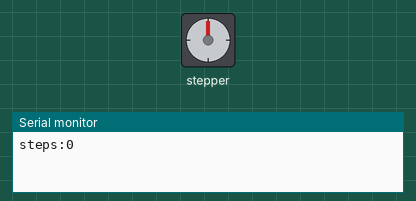
Simulated run of this sketch. Board: Arduino Uno, built with avr-gcc and run on an emulated ATmega328P. Shown: stepper motor, the last lines printed to the serial monitor. Stepper angles assume 2048 steps per turn.

Above: at 0.1 s.
At 10.8 s:
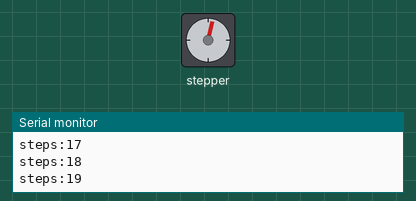
At 20.4 s:
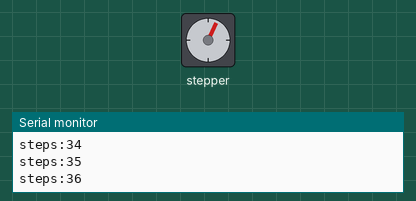
At 38.9 s:
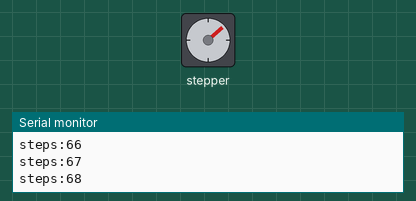
Timing chart, 0 to 40.0 s (numbered marks = the images above):
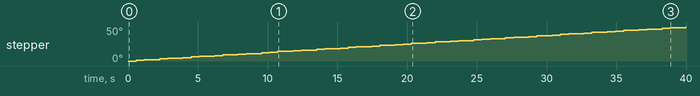

The sketch:

Stepper_One_Step_At_a_Time.ino
```cpp
/*
 Stepper Motor Control - one step at a time

 This program drives a unipolar or bipolar stepper motor.
 The motor is attached to digital pins 8 - 11 of the Arduino.

 The motor will step one step at a time, very slowly.  You can use this to
 test that you've got the four wires of your stepper wired to the correct
 pins. If wired correctly, all steps should be in the same direction.

 Use this also to count the number of steps per revolution of your motor,
 if you don't know it.  Then plug that number into the oneRevolution
 example to see if you got it right.

 Created 30 Nov. 2009
 by Tom Igoe

 */

#include <Stepper.h>

const int stepsPerRevolution = 64;  // change this to fit the number of steps per revolution
// for your motor

// initialize the stepper library on pins 8 through 11:
Stepper myStepper(stepsPerRevolution, 8, 9, 10, 11);

int stepCount = 0;         // number of steps the motor has taken

void setup() {
  // initialize the serial port:
  Serial.begin(9600);
  myStepper.setSpeed(60);
}

void loop() {
  // step one step:
  myStepper.step(4);
  Serial.print("steps:");
  Serial.println(stepCount);
  stepCount++;
  delay(500);
}
```
